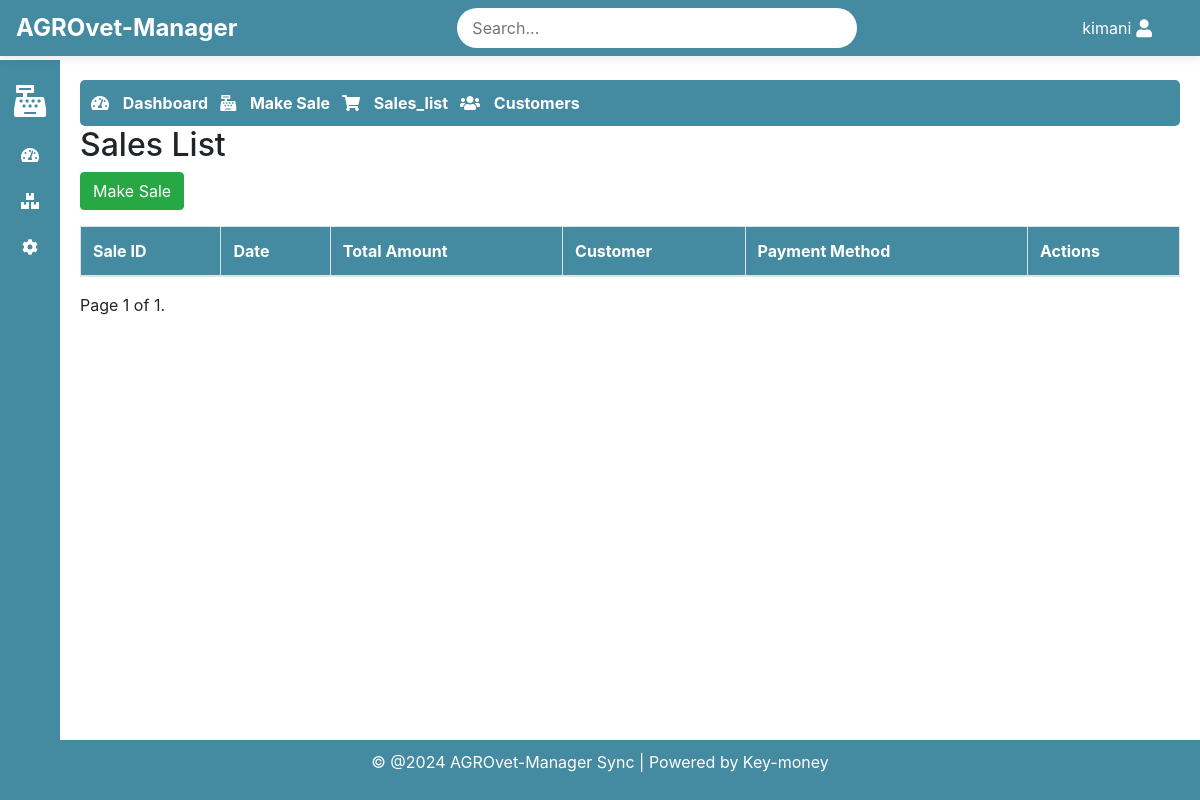
Before: /sales/list/ (signed in) with the older database file.
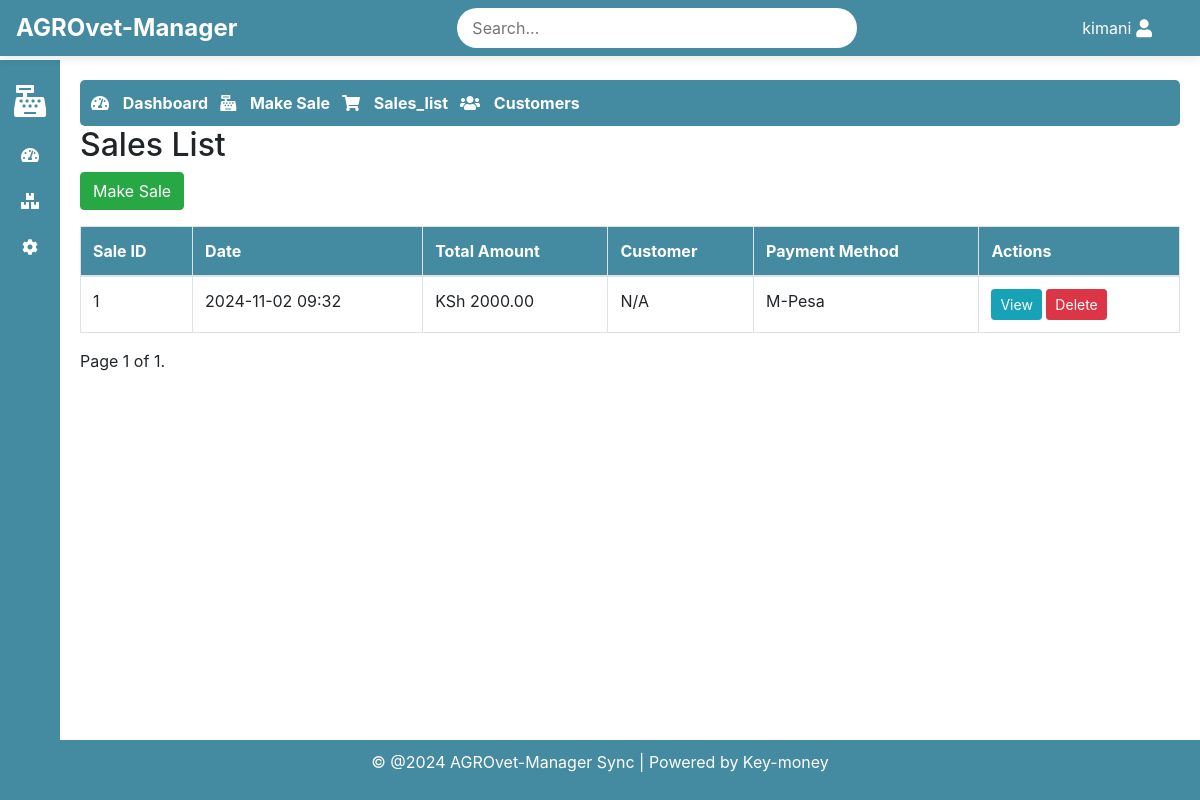
After: the same page with the newer database file.
### sales/models.py (models this page shows, shortened)
class Sale(models.Model):
    PAYMENT_METHOD_CHOICES = [
        ('cash', 'Cash'),
        ('mpesa', 'M-Pesa'),
        ('credit', 'Credit'),
    ]
    customer = models.ForeignKey(Customer, null=True, blank=True, on_delete=models.SET_NULL)
    total_amount = models.DecimalField(max_digits=10, decimal_places=2)
    payment_method = models.CharField(max_length=10, choices=PAYMENT_METHOD_CHOICES)
    cash_given = models.DecimalField(max_digits=10, decimal_places=2, blank=True, null=True)
    change_due = models.DecimalField(max_digits=10, decimal_places=2, blank=True, null=True)
    credit_amount = models.DecimalField(max_digits=10, decimal_places=2, blank=True, null=True)
    sale_date = models.DateTimeField(default=now)
    mpesa_reference = models.CharField(max_length=255, blank=True, null=True)
    is_complete = models.BooleanField(default=False)
    user = models.ForeignKey(settings.AUTH_USER_MODEL, on_delete=models.CASCADE)

### sales/views.py (the view)
# urls.py: path('list/', sales_list, name='sales_list'),
@login_required(login_url='/authlogin/login')
def sales_list(request):
    sales = Sale.objects.all().order_by('-sale_date')
    paginator = Paginator(sales, 25)  # Show 25 sales per page
    page_number = request.GET.get('page')
    page_obj = paginator.get_page(page_number)
    context = {
        'sales': page_obj,
    }
    return render(request, 'sales/sales_list.html', context)

### sales/templates/sales/sales_list.html (shortened to what this page needs)
{% extends 'base.html' %}
{% block content %}
    {% include 'sales/sales_navbar.html' %}
    <h2>Sales List</h2>
    <a href="{% url 'make_sale' %}" class="btn btn-success mb-3">Make Sale</a>
    <table class="table table-bordered table-hover">
        <thead class="bg-success text-white">
            <tr>
                <th>Sale ID</th>
                <th>Date</th>
                <th>Total Amount</th>
                <th>Customer</th>
                <th>Payment Method</th>
                <th>Actions</th>
            </tr>
        </thead>
        <tbody>
            {% for sale in sales %}
            <tr>
                <td>{{ sale.id }}</td>
                <td>{{ sale.sale_date|date:"Y-m-d H:i" }}</td>
                <td>KSh {{ sale.total_amount }}</td>
                <td>
                    {% if sale.customer %}
                        {{ sale.customer.first_name }} {{ sale.customer.last_name }}
                    {% else %}
                        N/A
                    {% endif %}
                </td>
                <td>{{ sale.get_payment_method_display }}</td>
                <td>
                    <a href="{% url 'sale_detail' sale.id %}" class="btn btn-info btn-sm">View</a>
                    <button class="btn btn-danger btn-sm" data-toggle="modal" data-target="#deleteSaleModal{{ sale.id }}">Delete</button>
                </td>
            </tr>
            {% endfor %}
        </tbody>
    </table>
    <div class="pagination">
        <span class="step-links">
            <span class="current">
                Page {{ sales.number }} of {{ sales.paginator.num_pages }}.
            </span>
        </span>
    </div>
{% endblock %}

Changed rows visible on the page:
added Sale: id "1", sale_date "2024-11-02 09:32", total_amount "2000.00", shows "N/A", payment_method "M-Pesa"
